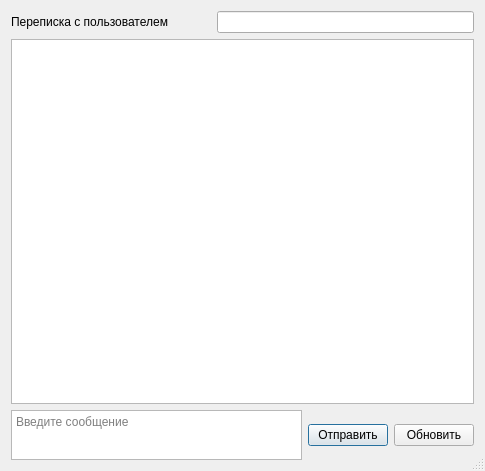
<?xml version="1.0" encoding="UTF-8"?>
<ui version="4.0">
 <class>dlgChat</class>
 <widget class="QDialog" name="dlgChat">
  <property name="geometry">
   <rect>
    <x>0</x>
    <y>0</y>
    <width>485</width>
    <height>471</height>
   </rect>
  </property>
  <property name="sizePolicy">
   <sizepolicy hsizetype="Preferred" vsizetype="Preferred">
    <horstretch>0</horstretch>
    <verstretch>0</verstretch>
   </sizepolicy>
  </property>
  <property name="minimumSize">
   <size>
    <width>419</width>
    <height>336</height>
   </size>
  </property>
  <property name="maximumSize">
   <size>
    <width>16777215</width>
    <height>16777215</height>
   </size>
  </property>
  <property name="windowTitle">
   <string>Чат</string>
  </property>
  <property name="layoutDirection">
   <enum>Qt::LeftToRight</enum>
  </property>
  <property name="sizeGripEnabled">
   <bool>true</bool>
  </property>
  <layout class="QGridLayout" name="gridLayout">
   <item row="1" column="0" colspan="4">
    <widget class="QListView" name="lstMessges">
     <property name="sizePolicy">
      <sizepolicy hsizetype="Preferred" vsizetype="Preferred">
       <horstretch>0</horstretch>
       <verstretch>0</verstretch>
      </sizepolicy>
     </property>
     <property name="editTriggers">
      <set>QAbstractItemView::NoEditTriggers</set>
     </property>
    </widget>
   </item>
   <item row="0" column="0" alignment="Qt::AlignLeft">
    <widget class="QLabel" name="label">
     <property name="sizePolicy">
      <sizepolicy hsizetype="Fixed" vsizetype="Fixed">
       <horstretch>0</horstretch>
       <verstretch>0</verstretch>
      </sizepolicy>
     </property>
     <property name="minimumSize">
      <size>
       <width>200</width>
       <height>0</height>
      </size>
     </property>
     <property name="maximumSize">
      <size>
       <width>179</width>
       <height>16777215</height>
      </size>
     </property>
     <property name="text">
      <string>Переписка с пользователем</string>
     </property>
    </widget>
   </item>
   <item row="0" column="1" colspan="3">
    <widget class="QLineEdit" name="edtUserName">
     <property name="enabled">
      <bool>true</bool>
     </property>
     <property name="sizePolicy">
      <sizepolicy hsizetype="Expanding" vsizetype="Fixed">
       <horstretch>0</horstretch>
       <verstretch>0</verstretch>
      </sizepolicy>
     </property>
     <property name="baseSize">
      <size>
       <width>0</width>
       <height>0</height>
      </size>
     </property>
     <property name="autoFillBackground">
      <bool>false</bool>
     </property>
     <property name="readOnly">
      <bool>true</bool>
     </property>
    </widget>
   </item>
   <item row="6" column="0" colspan="2">
    <widget class="QTextEdit" name="txtMessage">
     <property name="sizePolicy">
      <sizepolicy hsizetype="Expanding" vsizetype="Fixed">
       <horstretch>0</horstretch>
       <verstretch>0</verstretch>
      </sizepolicy>
     </property>
     <property name="minimumSize">
      <size>
       <width>0</width>
       <height>20</height>
      </size>
     </property>
     <property name="maximumSize">
      <size>
       <width>16777215</width>
       <height>50</height>
      </size>
     </property>
     <property name="baseSize">
      <size>
       <width>0</width>
       <height>0</height>
      </size>
     </property>
     <property name="placeholderText">
      <string>Введите сообщение</string>
     </property>
    </widget>
   </item>
   <item row="6" column="2">
    <widget class="QPushButton" name="btnSend">
     <property name="sizePolicy">
      <sizepolicy hsizetype="Fixed" vsizetype="Fixed">
       <horstretch>0</horstretch>
       <verstretch>0</verstretch>
      </sizepolicy>
     </property>
     <property name="layoutDirection">
      <enum>Qt::RightToLeft</enum>
     </property>
     <property name="text">
      <string>Отправить</string>
     </property>
    </widget>
   </item>
   <item row="6" column="3">
    <widget class="QPushButton" name="btnRefresh">
     <property name="sizePolicy">
      <sizepolicy hsizetype="Fixed" vsizetype="Fixed">
       <horstretch>0</horstretch>
       <verstretch>0</verstretch>
      </sizepolicy>
     </property>
     <property name="layoutDirection">
      <enum>Qt::RightToLeft</enum>
     </property>
     <property name="text">
      <string>Обновить</string>
     </property>
    </widget>
   </item>
  </layout>
 </widget>
 <resources/>
 <connections/>
</ui>
